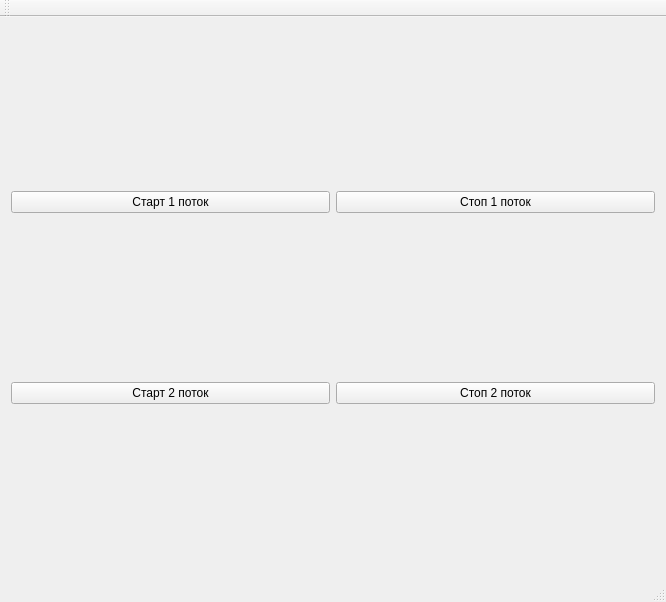
<?xml version="1.0" encoding="UTF-8"?>
<ui version="4.0">
 <class>MainWindow</class>
 <widget class="QMainWindow" name="MainWindow">
  <property name="geometry">
   <rect>
    <x>0</x>
    <y>0</y>
    <width>666</width>
    <height>602</height>
   </rect>
  </property>
  <property name="windowTitle">
   <string>MainWindow</string>
  </property>
  <widget class="QWidget" name="centralWidget">
   <layout class="QGridLayout" name="gridLayout">
    <item row="1" column="0">
     <widget class="QPushButton" name="pushButton">
      <property name="text">
       <string>Старт 1 поток</string>
      </property>
     </widget>
    </item>
    <item row="0" column="0" colspan="2">
     <layout class="QVBoxLayout" name="verticalLayout"/>
    </item>
    <item row="1" column="1">
     <widget class="QPushButton" name="pushButton_2">
      <property name="text">
       <string>Стоп 1 поток</string>
      </property>
     </widget>
    </item>
    <item row="2" column="0">
     <widget class="QPushButton" name="pushButton_3">
      <property name="text">
       <string>Старт 2 поток</string>
      </property>
     </widget>
    </item>
    <item row="2" column="1">
     <widget class="QPushButton" name="pushButton_4">
      <property name="text">
       <string>Стоп 2 поток</string>
      </property>
     </widget>
    </item>
   </layout>
  </widget>
  <widget class="QMenuBar" name="menuBar">
   <property name="geometry">
    <rect>
     <x>0</x>
     <y>0</y>
     <width>666</width>
     <height>21</height>
    </rect>
   </property>
  </widget>
  <widget class="QToolBar" name="mainToolBar">
   <attribute name="toolBarArea">
    <enum>TopToolBarArea</enum>
   </attribute>
   <attribute name="toolBarBreak">
    <bool>false</bool>
   </attribute>
  </widget>
  <widget class="QStatusBar" name="statusBar"/>
 </widget>
 <layoutdefault spacing="6" margin="11"/>
 <resources/>
 <connections/>
</ui>
